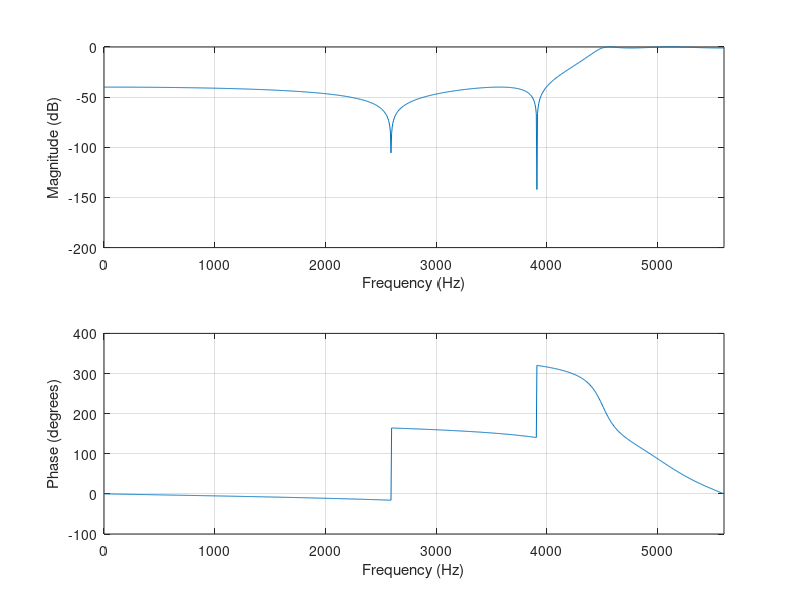
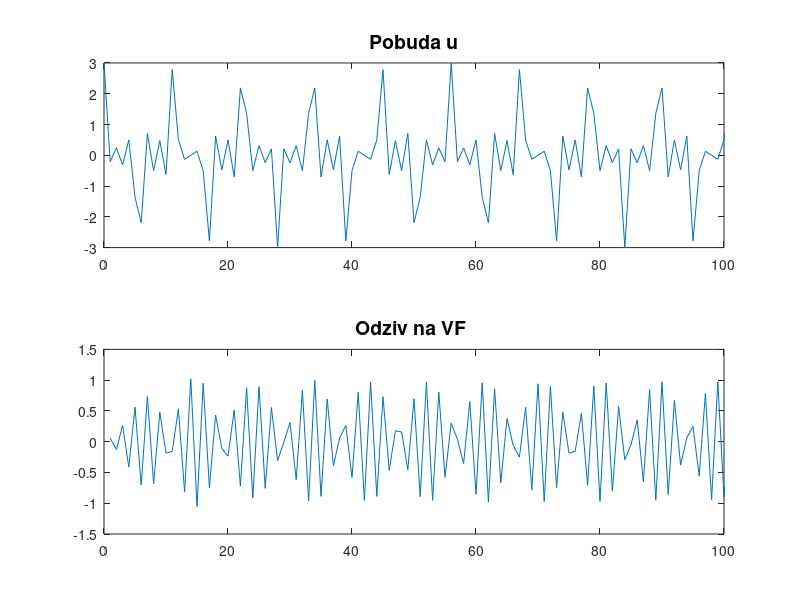

The MATLAB source for these figures, in order:
%Ucestanost odabiranja u sistemu
fsr = 11200;
%Specifikacija VF filtra
fp = 4500;
fs = 3500;
ap = 1;
as = 40;
%Odredjivanje minimalnog reda IIR filtra, elipticka aproksimacija
[n, Wn] = ellipord (fp/(fsr/2), fs/(fsr/2), ap, as);
%Projektovanje PO IIR filtra, elipticka aproksimacija prve vrste
[b, a] = ellip (n, ap, as, Wn,'high')
%Crtanje amplitudske i fazne karakteristike IIR filtra
freqz(b,a,1024,fsr);

n = 0:299;
u = cos(2*pi*1000/fsr*n) + cos(2*pi*3000/fsr*n)+ cos(2*pi*5000/fsr*n);

figure
subplot(2, 1, 1), plot(n, u), title ('Pobuda u', 'FontSize', 14);
xlim([0 100]);

y = filter(b,a,u);

subplot(2, 1, 2), plot(1:numel(y), y), title ('Odziv na VF ', 'FontSize', 14), xlim([0 100]);

u_sim = [n;u]';

roots([0.0193 0.018 0.0333 0.018 0.0193])
roots([1 3.0561 3.8539 2.3188 0.5612])